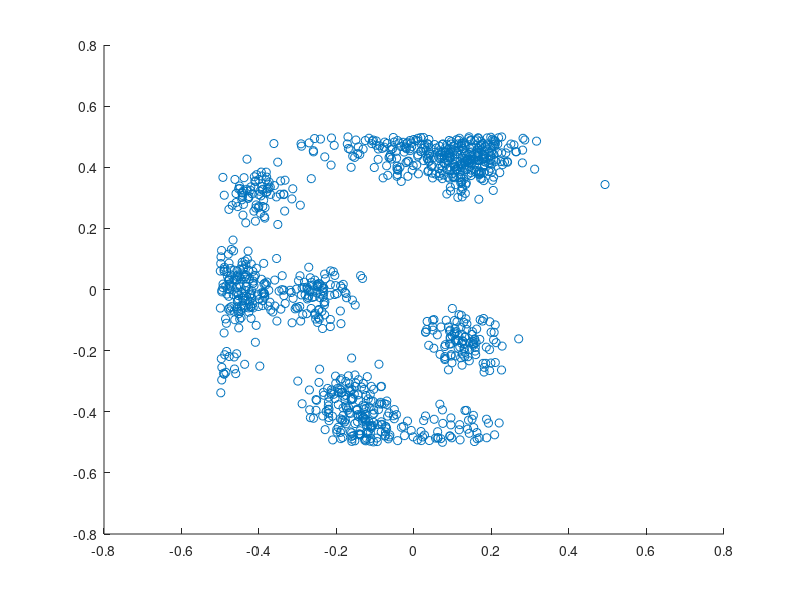

Write the MATLAB code that produced this figure.
%Simulate a Thomas cluster point process on a rectangle.
%Author: H. Paul Keeler, 2018.

%Simulation window parameters
xMin=-.5;
xMax=.5;
yMin=-.5;
yMax=.5;

%Parameters for the parent and daughter point processes 
lambdaParent=10;%density of parent Poisson point process
lambdaDautgher=100;%mean number of points in each cluster
sigma=0.05;%sigma for normal variables (ie random locations) of daughters

%Extended simulation windows parameters
rExt=7*sigma; %extension parameter -- use factor of deviation
%for rExt, use factor of deviation sigma eg 6 or 7
xMinExt=xMin-rExt;
xMaxExt=xMax+rExt;
yMinExt=yMin-rExt;
yMaxExt=yMax+rExt;
%rectangle dimensions
xDeltaExt=xMaxExt-xMinExt;
yDeltaExt=yMaxExt-yMinExt;
areaTotalExt=xDeltaExt*yDeltaExt; %area of extended rectangle

%Simulate Poisson point process for the parents
numbPointsParent=poissrnd(areaTotalExt*lambdaParent,1,1);%Poisson number 
%x and y coordinates of Poisson points for the parent
xxParent=xMinExt+xDeltaExt*rand(numbPointsParent,1);
yyParent=yMinExt+yDeltaExt*rand(numbPointsParent,1);

%Simulate Poisson point process for the daughters (ie final poiint process)
numbPointsDaughter=poissrnd(lambdaDautgher,numbPointsParent,1); 
numbPoints=sum(numbPointsDaughter); %total number of points

%Generate the (relative) locations in Cartesian coordinates by 
%simulating independent normal variables
xx0=normrnd(0,sigma,numbPoints,1);
yy0=normrnd(0,sigma,numbPoints,1);

%replicate parent points (ie centres of disks/clusters) 
xx=repelem(xxParent,numbPointsDaughter);
yy=repelem(yyParent,numbPointsDaughter);
%translate points (ie parents points are the centres of cluster disks)
xx=xx(:)+xx0;
yy=yy(:)+yy0;

%thin points if outside the simulation window
booleInside=((xx>=xMin)&(xx<=xMax)&(yy>=yMin)&(yy<=yMax));
%retain points inside simulation window
xx=xx(booleInside); 
yy=yy(booleInside); 

%Plotting
scatter(xx,yy);
shg;
